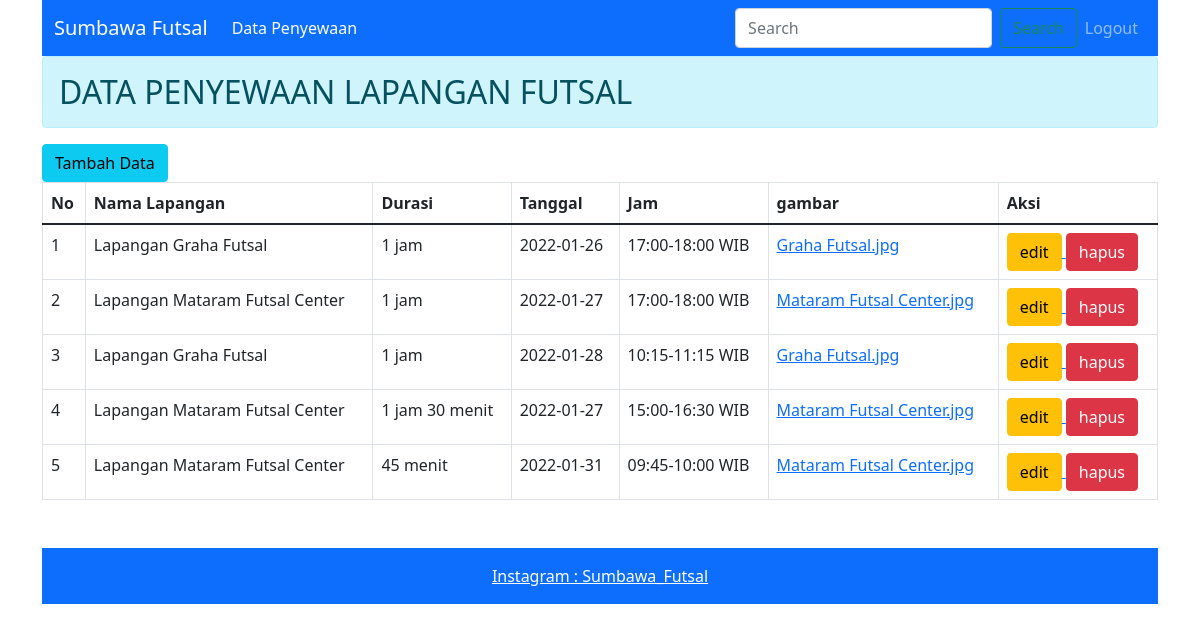
The page /admin/index.php (signed in) on the database its author committed.
### tables this page shows
CREATE TABLE `sewa` (
  `id_penyewaan` int(10) NOT NULL,
  `nama_penyewa` varchar(50) NOT NULL,
  `durasi` varchar(50) NOT NULL,
  `tanggal` date NOT NULL,
  `jam` varchar(50) NOT NULL,
  `gambar` text NOT NULL
);

### admin/index.php (the view, shortened to what this page needs)
<!DOCTYPE html>
<html lang="en">
<head>
    <link rel="stylesheet" href = "..">
    <link href="https://cdn.jsdelivr.net/npm/bootstrap@5.1.3/dist/css/bootstrap.min.css" rel="stylesheet">
    <link rel="stylesheet" href="bootstrap/css/bootstrap.min.css">
</head>
<body>
    <div class="container">
    <?php include 'navbar.php';?>
</div>
    <div class="container">
        <h2 class = "alert alert-info">DATA PENYEWAAN LAPANGAN FUTSAL</h2>
        <a href="tambah.php" class="btn btn-info">Tambah Data</a>
        <table class="table table-bordered">
            <thread>
                <tr>
                    <th>No</th>
                    <th>Nama Lapangan</th>
                    <th>Durasi</th>
                    <th>Tanggal</th>
                    <th>Jam</th>
                    <th>gambar</th>
                    <th>Aksi</th>
                </tr>
            </thread>
            <tbody>
            <?php
            require 'setting.php';
            $query = "SELECT * FROM sewa";
            $sql = mysqli_query($koneksi,$query);
            $no = 1;
            while ($data = mysqli_fetch_object($sql)){
            ?>
            <tr>
                <td> <?php echo $no++ ?> </td>
                <td> <?php echo $data->nama_penyewa; ?> </td>
                <td> <?php echo $data->durasi; ?> </td>
                <td> <?php echo $data->tanggal; ?> </td>
                <td> <?php echo $data->jam; ?> </td>
                <td> <a href="gambar/<?php echo $data->gambar; ?>"><?php echo $data->gambar; ?></a></td>
                <td>
                    <a href="edit.php?id=<?=$data->id_penyewaan;?>">
                    <input type = "submit" value="edit" class="btn btn-warning">
                    </a>
                    <a href="hapus.php?id=<?=$data->id_penyewaan;?>">
                    <input type = "submit" value="hapus" class="btn btn-danger" onclick="return confirm('yakin hapus data?')">
                    </a>
            </td>
            </tr>
            <?php
            }
            ?>
            </tbody>
        </table>
    </div>
    <div class="container">
    <?php include 'footer.php';?>
        </div>
</body>
</html>

### rows shown on the page
sewa: nama_penyewa "Lapangan Graha Futsal", durasi "1 jam", tanggal "2022-01-26", jam "17:00-18:00 WIB", gambar "Graha Futsal.jpg"
sewa: nama_penyewa "Lapangan Mataram Futsal Center", durasi "1 jam", tanggal "2022-01-27", jam "17:00-18:00 WIB", gambar "Mataram Futsal Center.jpg"
sewa: nama_penyewa "Lapangan Graha Futsal", durasi "1 jam", tanggal "2022-01-28", jam "10:15-11:15 WIB", gambar "Graha Futsal.jpg"
sewa: nama_penyewa "Lapangan Mataram Futsal Center", durasi "1 jam 30 menit", tanggal "2022-01-27", jam "15:00-16:30 WIB", gambar "Mataram Futsal Center.jpg"
sewa: nama_penyewa "Lapangan Mataram Futsal Center", durasi "45 menit", tanggal "2022-01-31", jam "09:45-10:00 WIB", gambar "Mataram Futsal Center.jpg"
